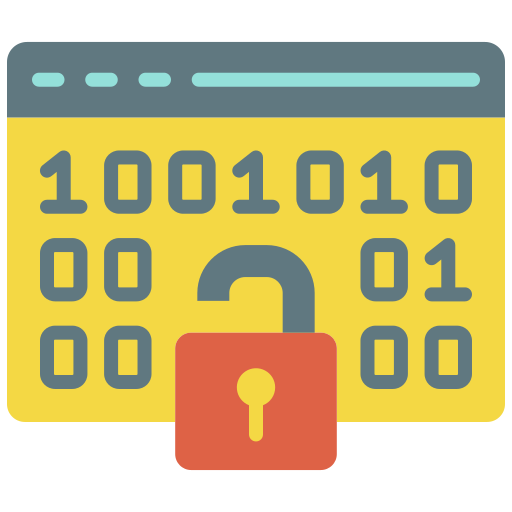
#> input picture steganography-tool/images/before_uncrypt/i_am_not_a_virus.png, 512 x 512 px, found by its file name; its folder holds only this picture in this run
$ python hidden_image_building_tool.py
#> lines starting #> are read from the running program, lines starting #| are printed output that depends on the picture
from PIL import Image


def messageToBinary(message):
    binary = ''.join(format(ord(i), '08b') for i in message)
    return binary + "1111111111111110"


def hideData(image_filename, message):
#> called with image_filename = 'i_am_not_a_virus.png'
    img = Image.open(
        r'steganography-build-file/images/before_uncrypt/' + image_filename)
#> img is the input picture: PIL image 512x512 RGBA; mean R, G, B, A 141.8, 128.7, 69.8, 191.1
    img = img.convert("RGB")  # Conversion en mode RGB
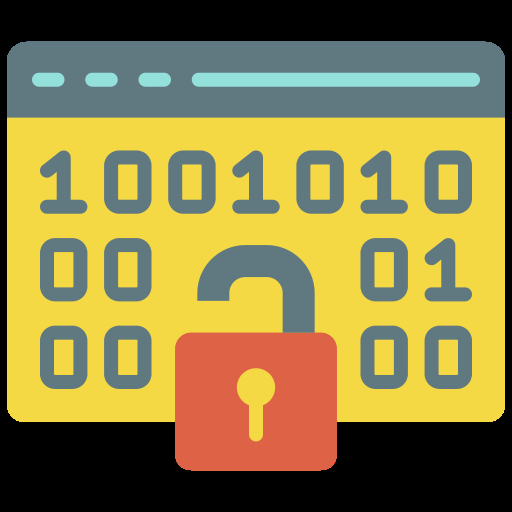
#> img: PIL image 512x512 RGB; mean R, G, B 141.8, 128.7, 69.8
    width, height = img.size
#> width = 512; height = 512
    binary_message = messageToBinary(message)
    index = 0
    for row in range(height):
        for col in range(width):
            r, g, b = img.getpixel((col, row))
            if index < len(binary_message):
                img.putpixel((col, row), (r & 254 | int(
                    binary_message[index]), g, b))
                index += 1
#> after the loop, index = 440
    img.save(r'steganography-build-file/images/after_uncrypt/' + image_filename)


def showData(hidden_image_filename):
#> called with hidden_image_filename = 'i_am_not_a_virus.png'
    img = Image.open(
        r'steganography-build-file/images/after_uncrypt/' + hidden_image_filename)
    img = img.convert("RGB")  # Conversion en mode RGB
    binary_message = ""
    for row in range(img.size[1]):
        for col in range(img.size[0]):
            r, g, b = img.getpixel((col, row))
            binary_message += str(r & 1)
            if binary_message[-16:] == "1111111111111110":
                return binaryToString(binary_message[:-16])
    return binaryToString(binary_message)


def binaryToString(binary):
    message = ""
    for i in range(0, len(binary), 8):
        message += chr(int(binary[i:i+8], 2))
    return message


if __name__ == "__main__":
    filename = r"i_am_not_a_virus.png"
    message = "Ahah it's a prank ! I am a virus, give me money now !"
    hideData(filename, message)
    hidden_message = showData(filename)
    print(f"hidden message : {hidden_message}")
#| hidden message : Ahah it's a prank ! I am a virus, give me money now !
